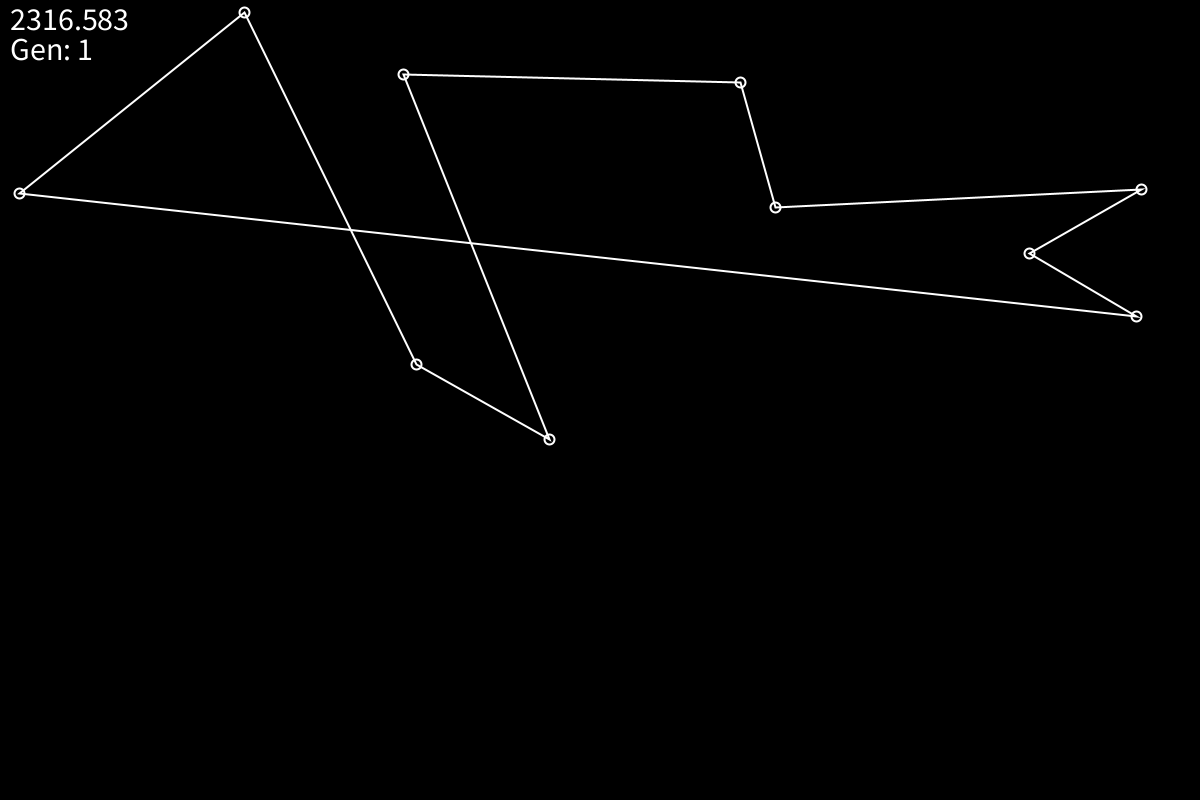
Frame 1 (no input)
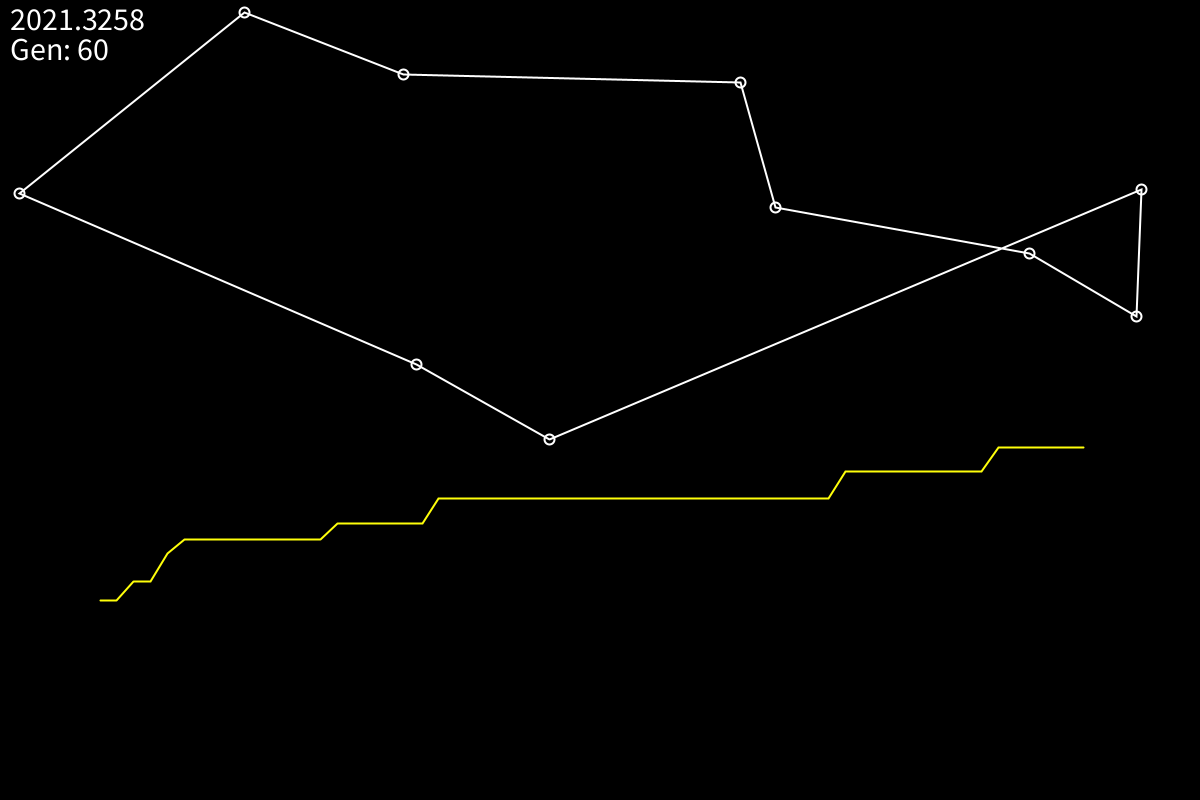
Frame 60 (the mouse pressed at the canvas centre just before this capture)
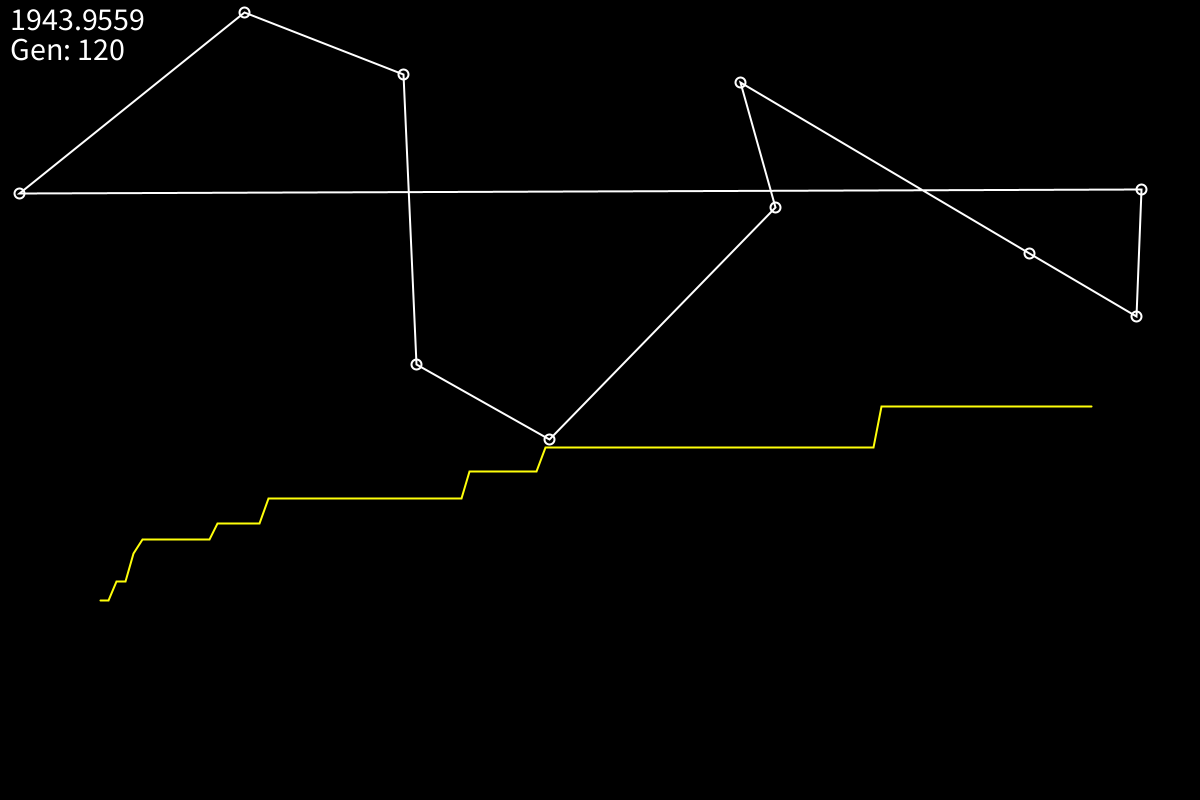
Frame 120 (the mouse held since frame 60 and released just before this capture)

The Processing sketch that drew these frames (run headless with seeded random() and noise(); from frame 60 on, the mouse is pressed at the canvas centre):

// Processing sketch: ga
// ── ga.pde
import java.util.Random;

float[][] in = new float[][]{{ 1120.7008, 40.672447, 0.0 }, { 25.517963, 314.26483, 0.0 }, { 1085.6746, 16.152382, 0.0 }, { 612.34674, 554.5987, 0.0 }, { 42.678165, 176.5224, 0.0 }, { 550.2458, 175.26622, 0.0 }, { 266.4603, 277.49878, 0.0 }, { 248.54314, 380.9767, 0.0 }, { 581.62335, 757.07086, 0.0 }, { 620.9317, 705.03705, 0.0}};

int count = 10;
int popSize = 2000;
float mutationRate = 0.5;
int stopGen = 2000;

PVector[] targets = new PVector[count];
int[] order = new int[count];
int[][] population = new int[popSize][count];
float[] fitness = new float[popSize];

FloatList topFit = new FloatList();

int[] bestOrder = new int[count];
float bestDist = Float.POSITIVE_INFINITY;

int gen = 1;

void setup() {
  frameRate(120);
  size(1200, 800);
  for (int i = 0; i < count; i++) {
      targets[i] = new PVector(random(0,1200), random(0,800));
      // targets[i] = new PVector(in[i][0], in[i][1]);
  }
  for (int i = 0; i < count; i++) {
     order[i] = i;
  }
  for (int i = 0; i < popSize; i++) {
    population[i] = shuffle(order);
  }
  arrayCopy(order, bestOrder);

}

void draw() {
  background(0);
  textSize(32);
  text("Gen: " + gen, 10, 60);

  beginShape();
  for (int i = 0; i < topFit.size(); i++) {
    stroke(255,255,10);
    vertex(100.0 + 1000*((float) i/topFit.size()), -600 + 1200*(topFit.get(i)/topFit.max()));
  }
  endShape();

  // CALCULATE FITNESS
  for (int i = 0; i < popSize; i++) {
    float currDist = calcDist(population[i]);
    if (currDist < bestDist) {
      bestDist = currDist;
      bestOrder = population[i];
    }
    fitness[i] = 1 / (currDist);
    // drawPath(population[i], 0, Float.toString(currDist));
  }

  // NORMALIZE
  float sum = 0;
  for (float f : fitness) {
    sum += f;
  }
  for (int i = 0; i < popSize; i++) {
     fitness[i] /= sum;
  }
  topFit.append(bestDist);

  // GENERATE NEXT POPULATION
  int[][] newPopulation = new int[popSize][count];
  for (int i = 0; i < popSize; i++) {
    int[] order = pickOne(population, fitness);
    mutate(order, mutationRate);
    newPopulation[i] = order;
  }
  population = newPopulation;

  drawPath(bestOrder, 0, Float.toString(bestDist));
  gen++;
  if (gen >= stopGen) noLoop();
}


void drawPath(int[] order, int offset, String text) {
  noFill();
  stroke(255);
  strokeWeight(2);
  beginShape();
  for (int i : order) {
    ellipse(targets[i].x, targets[i].y + offset, 10, 10);
    vertex(targets[i].x, targets[i].y + offset);
  }
  endShape(CLOSE);
  textSize(32);
  text(text, 10, 30 + offset);
}

void swap(int[] arr, int a, int b) {
  int temp = arr[b];
  arr[b] = arr[a];
  arr[a] = temp;
}

float calcDist(int[] arr) {
  float sum = 0;
  for (int i = 0; i < arr.length - 1; i++) {
    sum += dist(targets[arr[i]].x, targets[arr[i]].y, targets[arr[i + 1]].x, targets[arr[i + 1]].y);
  }
  return sum;
}

int[] shuffle(int[] array) {
  // Fisher–Yates shuffle

  Random rng = new Random();
  int[] out = new int[array.length];
  arrayCopy(array, out);
  for (int i = out.length; i > 1; i--) {
    int j = rng.nextInt(i);
    int tmp = out[j];
    out[j] = out[i-1];
    out[i-1] = tmp;
  }
  return out;
}

int[] pickOne(int[][] list, float[] prob) {
  int index = 0;
  float r = random(1);

  while (r > 0 && index < prob.length) {
    r = r - prob[index];
    index++;
  }
  if (index > 0) index--;
  int[] out = new int[count];
  arrayCopy(list[index], out);
  return out;
}

void mutate(int[] order, float rate) {
  for (int i = 0; i < count; i++) {
    if (random(1) < rate) {
      int a = floor(random(0, order.length));
      int b = floor(random(0, order.length));
      swap(order, a, b);
    }
  }
}
